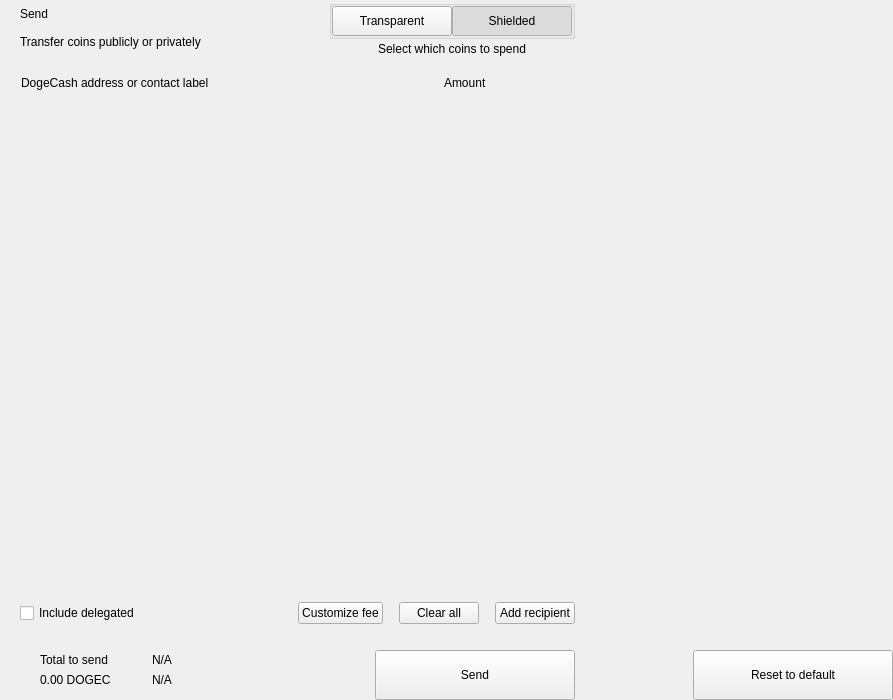
<?xml version="1.0" encoding="UTF-8"?>
<ui version="4.0">
 <class>send</class>
 <widget class="QWidget" name="send">
  <property name="geometry">
   <rect>
    <x>0</x>
    <y>0</y>
    <width>893</width>
    <height>700</height>
   </rect>
  </property>
  <property name="windowTitle">
   <string>Form</string>
  </property>
  <layout class="QHBoxLayout" name="horizontalLayout_2" stretch="2,1">
   <property name="spacing">
    <number>0</number>
   </property>
   <property name="leftMargin">
    <number>0</number>
   </property>
   <property name="topMargin">
    <number>0</number>
   </property>
   <property name="rightMargin">
    <number>0</number>
   </property>
   <property name="bottomMargin">
    <number>0</number>
   </property>
   <item>
    <widget class="QWidget" name="left" native="true">
     <layout class="QVBoxLayout" name="verticalLayout_3">
      <property name="spacing">
       <number>0</number>
      </property>
      <property name="leftMargin">
       <number>0</number>
      </property>
      <property name="topMargin">
       <number>0</number>
      </property>
      <property name="rightMargin">
       <number>0</number>
      </property>
      <property name="bottomMargin">
       <number>0</number>
      </property>
      <item>
       <layout class="QVBoxLayout" name="verticalLayout_22" stretch="0,0,0,1,0,0,0,0">
        <property name="spacing">
         <number>0</number>
        </property>
        <item>
         <layout class="QHBoxLayout" name="horizontalLayout_3">
          <property name="spacing">
           <number>0</number>
          </property>
          <property name="leftMargin">
           <number>20</number>
          </property>
          <property name="rightMargin">
           <number>20</number>
          </property>
          <item>
           <layout class="QVBoxLayout" name="verticalLayout">
            <property name="spacing">
             <number>0</number>
            </property>
            <item>
             <widget class="QLabel" name="labelTitle">
              <property name="text">
               <string>Send</string>
              </property>
              <property name="alignment">
               <set>Qt::AlignLeading|Qt::AlignLeft|Qt::AlignVCenter</set>
              </property>
             </widget>
            </item>
            <item>
             <widget class="QLabel" name="labelSubtitle1">
              <property name="text">
               <string>Transfer coins publicly or privately</string>
              </property>
             </widget>
            </item>
           </layout>
          </item>
          <item>
           <spacer name="horizontalSpacer">
            <property name="orientation">
             <enum>Qt::Horizontal</enum>
            </property>
            <property name="sizeHint" stdset="0">
             <size>
              <width>40</width>
              <height>20</height>
             </size>
            </property>
           </spacer>
          </item>
          <item>
           <layout class="QVBoxLayout" name="verticalLayout_6">
            <property name="spacing">
             <number>3</number>
            </property>
            <item alignment="Qt::AlignHCenter">
             <widget class="QGroupBox" name="groupBox">
              <property name="styleSheet">
               <string notr="true">#groupBox{
padding-top:2px;
}</string>
              </property>
              <property name="title">
               <string/>
              </property>
              <property name="alignment">
               <set>Qt::AlignCenter</set>
              </property>
              <layout class="QHBoxLayout" name="horizontalLayout_4">
               <property name="spacing">
                <number>0</number>
               </property>
               <property name="leftMargin">
                <number>0</number>
               </property>
               <property name="topMargin">
                <number>0</number>
               </property>
               <property name="rightMargin">
                <number>0</number>
               </property>
               <property name="bottomMargin">
                <number>0</number>
               </property>
               <item>
                <widget class="QPushButton" name="pushLeft">
                 <property name="minimumSize">
                  <size>
                   <width>120</width>
                   <height>30</height>
                  </size>
                 </property>
                 <property name="maximumSize">
                  <size>
                   <width>120</width>
                   <height>30</height>
                  </size>
                 </property>
                 <property name="focusPolicy">
                  <enum>Qt::NoFocus</enum>
                 </property>
                 <property name="text">
                  <string>Transparent</string>
                 </property>
                 <property name="checkable">
                  <bool>true</bool>
                 </property>
                 <property name="autoExclusive">
                  <bool>true</bool>
                 </property>
                </widget>
               </item>
               <item>
                <widget class="QPushButton" name="pushRight">
                 <property name="minimumSize">
                  <size>
                   <width>120</width>
                   <height>30</height>
                  </size>
                 </property>
                 <property name="maximumSize">
                  <size>
                   <width>120</width>
                   <height>30</height>
                  </size>
                 </property>
                 <property name="focusPolicy">
                  <enum>Qt::NoFocus</enum>
                 </property>
                 <property name="text">
                  <string>Shielded</string>
                 </property>
                 <property name="checkable">
                  <bool>true</bool>
                 </property>
                 <property name="checked">
                  <bool>true</bool>
                 </property>
                 <property name="autoExclusive">
                  <bool>true</bool>
                 </property>
                </widget>
               </item>
              </layout>
             </widget>
            </item>
            <item alignment="Qt::AlignHCenter|Qt::AlignTop">
             <widget class="QLabel" name="labelSubtitle2">
              <property name="styleSheet">
               <string notr="true"/>
              </property>
              <property name="text">
               <string>Select which coins to spend</string>
              </property>
              <property name="alignment">
               <set>Qt::AlignCenter</set>
              </property>
              <property name="indent">
               <number>0</number>
              </property>
             </widget>
            </item>
           </layout>
          </item>
         </layout>
        </item>
        <item>
         <spacer name="verticalSpacer_2">
          <property name="orientation">
           <enum>Qt::Vertical</enum>
          </property>
          <property name="sizeType">
           <enum>QSizePolicy::Fixed</enum>
          </property>
          <property name="sizeHint" stdset="0">
           <size>
            <width>20</width>
            <height>20</height>
           </size>
          </property>
         </spacer>
        </item>
        <item>
         <layout class="QHBoxLayout" name="horizontalLayout" stretch="6,0,2">
          <property name="spacing">
           <number>0</number>
          </property>
          <property name="leftMargin">
           <number>10</number>
          </property>
          <property name="topMargin">
           <number>0</number>
          </property>
          <property name="rightMargin">
           <number>20</number>
          </property>
          <property name="bottomMargin">
           <number>0</number>
          </property>
          <item>
           <widget class="QLabel" name="labelSubtitleAddress">
            <property name="styleSheet">
             <string notr="true">margin-left:8px;</string>
            </property>
            <property name="text">
             <string>DogeCash address or contact label</string>
            </property>
           </widget>
          </item>
          <item>
           <spacer name="horizontalSpacer_3">
            <property name="orientation">
             <enum>Qt::Horizontal</enum>
            </property>
            <property name="sizeType">
             <enum>QSizePolicy::Fixed</enum>
            </property>
            <property name="sizeHint" stdset="0">
             <size>
              <width>40</width>
              <height>1</height>
             </size>
            </property>
           </spacer>
          </item>
          <item>
           <widget class="QLabel" name="labelSubtitleAmount">
            <property name="text">
             <string>Amount</string>
            </property>
           </widget>
          </item>
         </layout>
        </item>
        <item>
         <widget class="QScrollArea" name="scrollArea">
          <property name="minimumSize">
           <size>
            <width>0</width>
            <height>350</height>
           </size>
          </property>
          <property name="styleSheet">
           <string notr="true">#scrollArea {
            background:transparent;
            margin-top:10px;
}</string>
          </property>
          <property name="horizontalScrollBarPolicy">
           <enum>Qt::ScrollBarAlwaysOff</enum>
          </property>
          <property name="sizeAdjustPolicy">
           <enum>QAbstractScrollArea::AdjustIgnored</enum>
          </property>
          <property name="widgetResizable">
           <bool>true</bool>
          </property>
          <property name="alignment">
           <set>Qt::AlignLeading|Qt::AlignLeft|Qt::AlignTop</set>
          </property>
          <widget class="QWidget" name="scrollAreaWidgetContents">
           <property name="geometry">
            <rect>
             <x>0</x>
             <y>0</y>
             <width>591</width>
             <height>16</height>
            </rect>
           </property>
           <property name="sizePolicy">
            <sizepolicy hsizetype="Preferred" vsizetype="Maximum">
             <horstretch>0</horstretch>
             <verstretch>0</verstretch>
            </sizepolicy>
           </property>
           <property name="autoFillBackground">
            <bool>false</bool>
           </property>
           <property name="styleSheet">
            <string notr="true">#scrollAreaWidgetContents {
             background:transparent;
             }</string>
           </property>
           <layout class="QVBoxLayout" name="verticalLayout_7">
            <property name="spacing">
             <number>0</number>
            </property>
            <property name="sizeConstraint">
             <enum>QLayout::SetDefaultConstraint</enum>
            </property>
            <property name="leftMargin">
             <number>0</number>
            </property>
            <property name="topMargin">
             <number>0</number>
            </property>
            <property name="rightMargin">
             <number>0</number>
            </property>
            <property name="bottomMargin">
             <number>0</number>
            </property>
           </layout>
          </widget>
         </widget>
        </item>
        <item>
         <spacer name="verticalSpacer_4">
          <property name="orientation">
           <enum>Qt::Vertical</enum>
          </property>
          <property name="sizeType">
           <enum>QSizePolicy::Fixed</enum>
          </property>
          <property name="sizeHint" stdset="0">
           <size>
            <width>20</width>
            <height>20</height>
           </size>
          </property>
         </spacer>
        </item>
        <item>
         <layout class="QHBoxLayout" name="horizontalLayout_20">
          <property name="spacing">
           <number>6</number>
          </property>
          <property name="leftMargin">
           <number>20</number>
          </property>
          <property name="rightMargin">
           <number>20</number>
          </property>
          <item>
           <widget class="QCheckBox" name="checkBoxDelegations">
            <property name="layoutDirection">
             <enum>Qt::LeftToRight</enum>
            </property>
            <property name="text">
             <string>Include delegated</string>
            </property>
           </widget>
          </item>
          <item>
           <spacer name="horizontalSpacer_4">
            <property name="orientation">
             <enum>Qt::Horizontal</enum>
            </property>
            <property name="sizeHint" stdset="0">
             <size>
              <width>10</width>
              <height>20</height>
             </size>
            </property>
           </spacer>
          </item>
          <item>
           <widget class="QPushButton" name="pushButtonFee">
            <property name="focusPolicy">
             <enum>Qt::NoFocus</enum>
            </property>
            <property name="text">
             <string>Customize fee</string>
            </property>
           </widget>
          </item>
          <item>
           <spacer name="horizontalSpacer_11">
            <property name="orientation">
             <enum>Qt::Horizontal</enum>
            </property>
            <property name="sizeType">
             <enum>QSizePolicy::Minimum</enum>
            </property>
            <property name="sizeHint" stdset="0">
             <size>
              <width>10</width>
              <height>20</height>
             </size>
            </property>
           </spacer>
          </item>
          <item>
           <widget class="QPushButton" name="pushButtonClear">
            <property name="focusPolicy">
             <enum>Qt::NoFocus</enum>
            </property>
            <property name="layoutDirection">
             <enum>Qt::RightToLeft</enum>
            </property>
            <property name="text">
             <string>Clear all</string>
            </property>
           </widget>
          </item>
          <item>
           <spacer name="horizontalSpacer_6">
            <property name="orientation">
             <enum>Qt::Horizontal</enum>
            </property>
            <property name="sizeType">
             <enum>QSizePolicy::Fixed</enum>
            </property>
            <property name="sizeHint" stdset="0">
             <size>
              <width>10</width>
              <height>20</height>
             </size>
            </property>
           </spacer>
          </item>
          <item>
           <widget class="QPushButton" name="pushButtonAddRecipient">
            <property name="focusPolicy">
             <enum>Qt::NoFocus</enum>
            </property>
            <property name="text">
             <string>Add recipient</string>
            </property>
           </widget>
          </item>
         </layout>
        </item>
        <item>
         <spacer name="verticalSpacer">
          <property name="orientation">
           <enum>Qt::Vertical</enum>
          </property>
          <property name="sizeType">
           <enum>QSizePolicy::Fixed</enum>
          </property>
          <property name="sizeHint" stdset="0">
           <size>
            <width>20</width>
            <height>16</height>
           </size>
          </property>
         </spacer>
        </item>
        <item>
         <layout class="QHBoxLayout" name="horizontalLayout_7">
          <property name="rightMargin">
           <number>20</number>
          </property>
          <item>
           <layout class="QHBoxLayout" name="horizontalLayout_10">
            <property name="spacing">
             <number>0</number>
            </property>
            <property name="leftMargin">
             <number>8</number>
            </property>
            <item>
             <widget class="QStackedWidget" name="stackedWidget">
              <property name="minimumSize">
               <size>
                <width>0</width>
                <height>60</height>
               </size>
              </property>
              <property name="maximumSize">
               <size>
                <width>16777215</width>
                <height>60</height>
               </size>
              </property>
              <widget class="QWidget" name="page1">
               <layout class="QVBoxLayout" name="verticalLayout_71" stretch="0">
                <property name="spacing">
                 <number>6</number>
                </property>
                <property name="leftMargin">
                 <number>12</number>
                </property>
                <property name="topMargin">
                 <number>0</number>
                </property>
                <property name="rightMargin">
                 <number>0</number>
                </property>
                <property name="bottomMargin">
                 <number>0</number>
                </property>
                <item>
                 <widget class="QWidget" name="coinWidget" native="true">
                  <property name="minimumSize">
                   <size>
                    <width>0</width>
                    <height>60</height>
                   </size>
                  </property>
                  <property name="maximumSize">
                   <size>
                    <width>16777215</width>
                    <height>60</height>
                   </size>
                  </property>
                  <layout class="QHBoxLayout" name="horizontalLayout_9">
                   <property name="spacing">
                    <number>0</number>
                   </property>
                   <property name="leftMargin">
                    <number>20</number>
                   </property>
                   <property name="topMargin">
                    <number>10</number>
                   </property>
                   <property name="rightMargin">
                    <number>20</number>
                   </property>
                   <property name="bottomMargin">
                    <number>10</number>
                   </property>
                   <item>
                    <layout class="QVBoxLayout" name="verticalSend">
                     <property name="spacing">
                      <number>0</number>
                     </property>
                     <item>
                      <widget class="QLabel" name="labelTitleTotalSend">
                       <property name="text">
                        <string>Total to send</string>
                       </property>
                      </widget>
                     </item>
                     <item>
                      <widget class="QLabel" name="labelAmountSend">
                       <property name="text">
                        <string notr="true">0.00 DOGEC</string>
                       </property>
                      </widget>
                     </item>
                    </layout>
                   </item>
                   <item>
                    <spacer name="horizontalSpacer_9">
                     <property name="orientation">
                      <enum>Qt::Horizontal</enum>
                     </property>
                     <property name="sizeType">
                      <enum>QSizePolicy::Fixed</enum>
                     </property>
                     <property name="sizeHint" stdset="0">
                      <size>
                       <width>20</width>
                       <height>20</height>
                      </size>
                     </property>
                    </spacer>
                   </item>
                   <item>
                    <widget class="QLabel" name="labelLine">
                     <property name="minimumSize">
                      <size>
                       <width>1</width>
                       <height>0</height>
                      </size>
                     </property>
                     <property name="maximumSize">
                      <size>
                       <width>1</width>
                       <height>16777215</height>
                      </size>
                     </property>
                     <property name="text">
                      <string/>
                     </property>
                    </widget>
                   </item>
                   <item>
                    <spacer name="horizontalSpacer_10">
                     <property name="orientation">
                      <enum>Qt::Horizontal</enum>
                     </property>
                     <property name="sizeType">
                      <enum>QSizePolicy::Fixed</enum>
                     </property>
                     <property name="sizeHint" stdset="0">
                      <size>
                       <width>20</width>
                       <height>20</height>
                      </size>
                     </property>
                    </spacer>
                   </item>
                   <item>
                    <layout class="QVBoxLayout" name="verticalRemaining">
                     <property name="spacing">
                      <number>0</number>
                     </property>
                     <item>
                      <widget class="QLabel" name="labelTitleTotalRemaining">
                       <property name="text">
                        <string notr="true">N/A</string>
                       </property>
                      </widget>
                     </item>
                     <item>
                      <widget class="QLabel" name="labelAmountRemaining">
                       <property name="text">
                        <string notr="true">N/A</string>
                       </property>
                      </widget>
                     </item>
                    </layout>
                   </item>
                  </layout>
                 </widget>
                </item>
               </layout>
              </widget>
              <widget class="QWidget" name="page_2"/>
             </widget>
            </item>
           </layout>
          </item>
          <item>
           <spacer name="horizontalSpacer_5">
            <property name="orientation">
             <enum>Qt::Horizontal</enum>
            </property>
            <property name="sizeType">
             <enum>QSizePolicy::Expanding</enum>
            </property>
            <property name="sizeHint" stdset="0">
             <size>
              <width>40</width>
              <height>20</height>
             </size>
            </property>
           </spacer>
          </item>
          <item alignment="Qt::AlignBottom">
           <widget class="QPushButton" name="pushButtonSave">
            <property name="minimumSize">
             <size>
              <width>200</width>
              <height>50</height>
             </size>
            </property>
            <property name="maximumSize">
             <size>
              <width>200</width>
              <height>50</height>
             </size>
            </property>
            <property name="focusPolicy">
             <enum>Qt::NoFocus</enum>
            </property>
            <property name="text">
             <string>Send</string>
            </property>
           </widget>
          </item>
         </layout>
        </item>
       </layout>
      </item>
     </layout>
    </widget>
   </item>
   <item>
    <widget class="QWidget" name="right" native="true">
     <layout class="QVBoxLayout" name="verticalLayout_5">
      <property name="leftMargin">
       <number>0</number>
      </property>
      <property name="topMargin">
       <number>0</number>
      </property>
      <property name="rightMargin">
       <number>0</number>
      </property>
      <property name="bottomMargin">
       <number>0</number>
      </property>
      <item>
       <layout class="QVBoxLayout" name="verticalLayout_4">
        <property name="spacing">
         <number>6</number>
        </property>
        <item>
         <widget class="OptionButton" name="btnCoinControl" native="true">
          <property name="minimumSize">
           <size>
            <width>0</width>
            <height>50</height>
           </size>
          </property>
         </widget>
        </item>
        <item>
         <widget class="OptionButton" name="btnChangeAddress" native="true">
          <property name="minimumSize">
           <size>
            <width>0</width>
            <height>50</height>
           </size>
          </property>
         </widget>
        </item>
        <item>
         <widget class="OptionButton" name="btnUri" native="true">
          <property name="minimumSize">
           <size>
            <width>0</width>
            <height>50</height>
           </size>
          </property>
         </widget>
        </item>
        <item>
         <widget class="OptionButton" name="btnShieldCoins" native="true">
          <property name="minimumSize">
           <size>
            <width>0</width>
            <height>50</height>
           </size>
          </property>
         </widget>
        </item>
        <item>
         <spacer name="verticalSpacer_5">
          <property name="orientation">
           <enum>Qt::Vertical</enum>
          </property>
          <property name="sizeHint" stdset="0">
           <size>
            <width>20</width>
            <height>40</height>
           </size>
          </property>
         </spacer>
        </item>
        <item>
         <layout class="QHBoxLayout" name="horizontalLayout_8">
          <item>
           <spacer name="horizontalSpacer_7">
            <property name="orientation">
             <enum>Qt::Horizontal</enum>
            </property>
            <property name="sizeHint" stdset="0">
             <size>
              <width>40</width>
              <height>20</height>
             </size>
            </property>
           </spacer>
          </item>
          <item>
           <widget class="QPushButton" name="pushButtonReset">
            <property name="minimumSize">
             <size>
              <width>200</width>
              <height>50</height>
             </size>
            </property>
            <property name="maximumSize">
             <size>
              <width>200</width>
              <height>50</height>
             </size>
            </property>
            <property name="focusPolicy">
             <enum>Qt::NoFocus</enum>
            </property>
            <property name="text">
             <string>Reset to default</string>
            </property>
           </widget>
          </item>
         </layout>
        </item>
       </layout>
      </item>
     </layout>
    </widget>
   </item>
  </layout>
 </widget>
 <customwidgets>
  <customwidget>
   <class>OptionButton</class>
   <extends>QWidget</extends>
   <header>qt/dogecash/optionbutton.h</header>
   <container>1</container>
  </customwidget>
 </customwidgets>
 <resources/>
 <connections/>
</ui>
